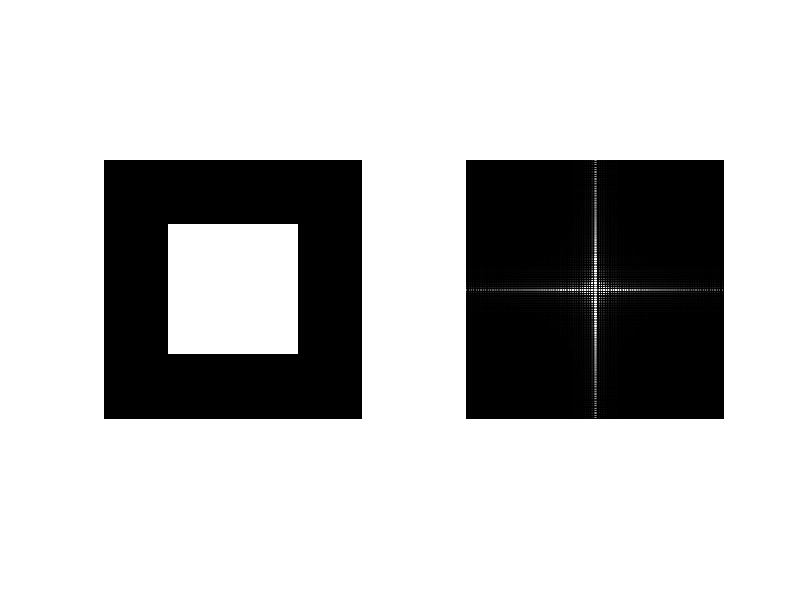

This chart was generated by the following MATLAB code:
clear all ;close all;
n=300;
m=n;
M=zeros(n,m);
for p=floor(0.25*n):floor(0.75*n)
    for q=floor(0.25*m):floor(0.75*m)
        M(p,q)=1;
    end
end
TF_M_real = uint8(abs(fftshift(fft2(M))));

subplot(1,2,1);
imshow(M);

subplot(1,2,2);
imshow(TF_M_real);
